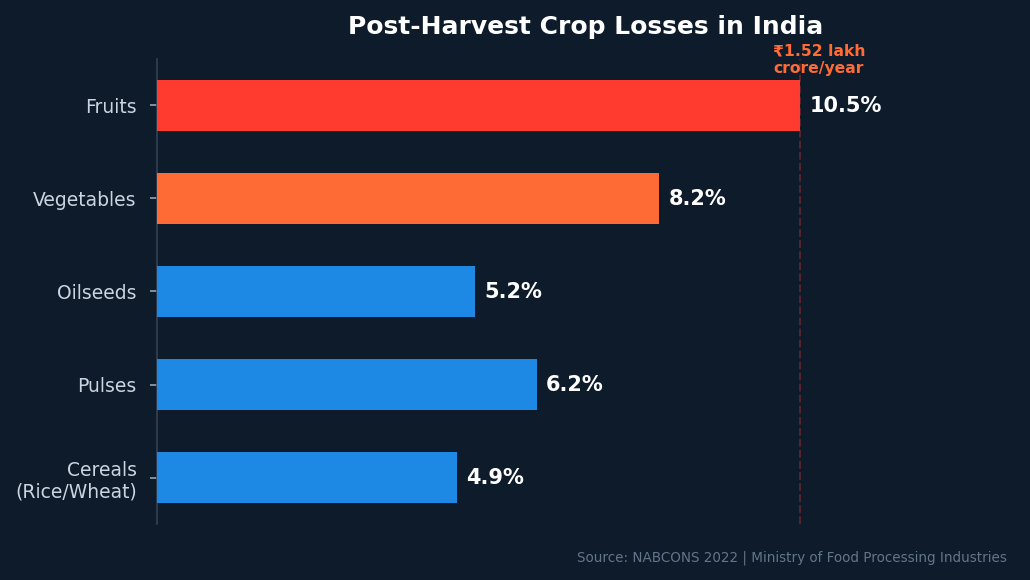

Write the Python code that produced this figure.
import matplotlib
matplotlib.use('Agg')
import matplotlib.pyplot as plt
import numpy as np

fig, ax = plt.subplots(figsize=(7, 4), dpi=150)
fig.patch.set_facecolor('#0D1B2A')
ax.set_facecolor('#0D1B2A')

categories = ['Cereals\n(Rice/Wheat)', 'Pulses', 'Oilseeds', 'Vegetables', 'Fruits']
losses     = [4.9, 6.2, 5.2, 8.2, 10.5]
colors     = ['#1E88E5', '#1E88E5', '#1E88E5', '#FF6B35', '#FF3B30']

bars = ax.barh(categories, losses, color=colors, height=0.55,
               edgecolor='none', zorder=3)

# value labels
for bar, val in zip(bars, losses):
    ax.text(val + 0.15, bar.get_y() + bar.get_height()/2,
            f'{val}%', va='center', ha='left',
            color='white', fontsize=10, fontweight='bold')

# grid
ax.set_xlim(0, 14)
ax.xaxis.set_visible(False)
ax.spines['top'].set_visible(False)
ax.spines['right'].set_visible(False)
ax.spines['bottom'].set_visible(False)
ax.spines['left'].set_color('#334155')
ax.tick_params(colors='#94A3B8', labelsize=9)
ax.yaxis.set_tick_params(pad=6)
for label in ax.get_yticklabels():
    label.set_color('#CBD5E1')
    label.set_fontsize(9)

ax.set_title('Post-Harvest Crop Losses in India',
             color='white', fontsize=12, fontweight='bold', pad=12)
ax.text(0.99, -0.08, 'Source: NABCONS 2022 | Ministry of Food Processing Industries',
        transform=ax.transAxes, ha='right', fontsize=6.5, color='#64748B')

# highlight annotation
ax.axvline(x=losses[-1], color='#FF3B30', linestyle='--', alpha=0.3, lw=1)
ax.text(10.8, 4.35, '₹1.52 lakh\ncrore/year', color='#FF6B35',
        fontsize=7.5, fontweight='bold', ha='center')

plt.tight_layout(pad=1.2)
plt.savefig(r'c:\Users\kanis\OneDrive\Desktop\geospatiall\graph_crop_loss.png',
            dpi=150, bbox_inches='tight', facecolor='#0D1B2A')
print("Saved: graph_crop_loss.png")
